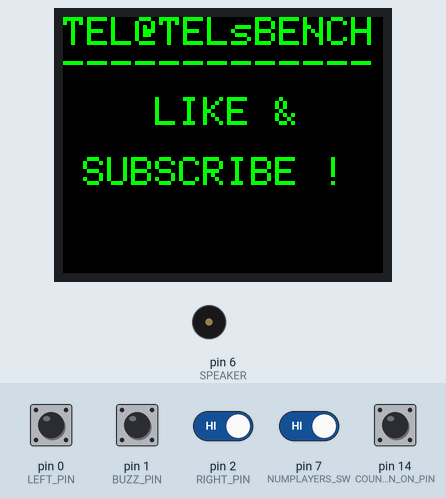
A sketch run on a simulated Arduino Uno, built with avr-gcc and run on an emulated ATmega328P. Parts: 160×128 colour display, buzzer (waves = sounding). The inputs (shaded band) are chosen by the test bench; at power-on: pin 0 (LEFT_PIN), pin 1 (BUZZ_PIN), pin 2 (RIGHT_PIN), pin 7 (NUMPLAYERS_SW), pin 14 (COUNTDOWN_ON_PIN) HIGH. Random numbers use the default seed unless the sketch sets one.

Above: at 3.3 s.
At 8.0 s:
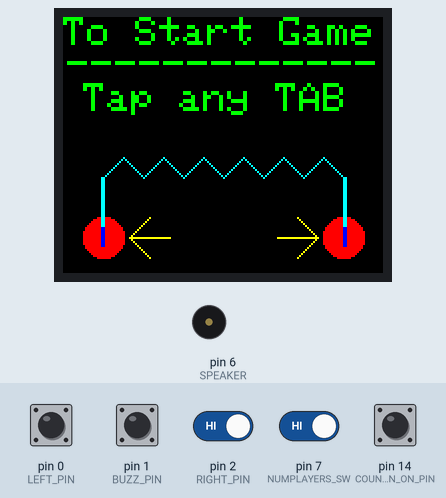
8.1 s: pin 0 (LEFT_PIN) pulled LOW for 0.2 s
At 9.1 s:
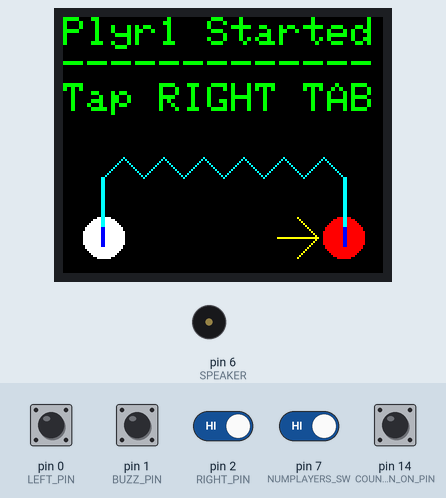
9.9 s: pin 2 (RIGHT_PIN) driven LOW and pin 7 (NUMPLAYERS_SW) driven LOW
At 13.6 s:
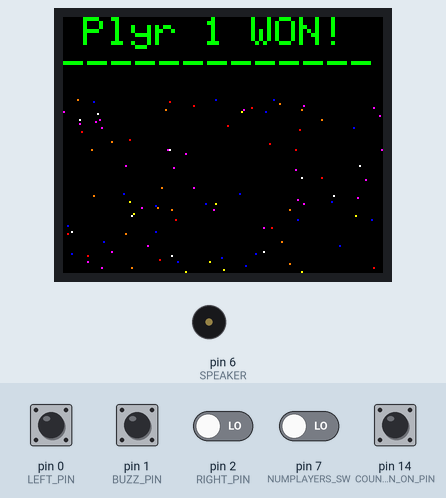
Timing chart, 0 to 27.9 s (numbered marks = the images above; inputs shaded):
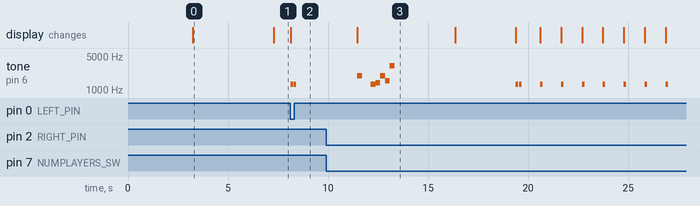

The sketch:

BuzzWire-ArduinoNano.ino
```cpp
#include <arduino.h>
#include "MyDisplay.h"
#include <anyrtttl.h>

MyDisplay myScreen;

//RTTTL Tunes
const char * SoundAttention = "attention:d=8,o=6,b=240:8e,32p,8e";
const char * SoundTick      = "tick:d=8,o=6,b=240:8e";
const char * SoundLose     = "lose:d=4,o=4,b=160:d4#";
const char * SoundWin       = "win:d=16,0=6:b=120;e,f,b,g,g7";

//Global game vars
int TURN=1,PL1WON=0,PL1LOST=0,PL2WON=0,PL2LOST=0,NUMPLAYERS=1;
uint16_t TARGET=0;
bool GAMEWON=true,GAMELOST=false;
String CurrPlyrName ="";
String PL1NAME="Player1";
String PL2NAME="Player2";


//Values expected at input PORTD Left/Right TABS or Buzzwire
//when masked with 0x0007
const uint16_t LEFT =  6;
const uint16_t BUZZ  = 5;
const uint16_t RIGHT = 3;

//TAB AND BUZZ Pin allocations
#define LEFT_PIN  0         //PORT-D D0
#define BUZZ_PIN  1         //PORT-D D1
#define RIGHT_PIN 2         //PORT-D D2
#define NUMPLAYERS_SW 7     //PORT-D D7
#define COUNTDOWN_ON_PIN 14 //D14 (A0)

//Toughness and Skill
bool COUNTDOWN_ON   = false;
long SkillLevel = 1;  // 1 - 4

//Speaker Out Pin
#define SPEAKER 6  //PORT-D D6

//Prototype Signatures
void PlayWin();
void PlayLose();
void PlayAttention( bool once = false);
void InstructionsAndStart();
void playerResult(bool hasWon);
byte GetBuzzOrTap(bool tapOnly);
String GetTargetString(int target);
unsigned int GetTimoutInSeconds();

void setup() {


  //Number of players  LOW = 1 Player HIGH = 2 Players
  pinMode(NUMPLAYERS_SW,INPUT_PULLUP);
  NUMPLAYERS = digitalRead(NUMPLAYERS_SW) == LOW ? 1 : 2;

  //Countdown on pin ( off by default )
  pinMode(COUNTDOWN_ON_PIN,INPUT_PULLUP);
  COUNTDOWN_ON=digitalRead(COUNTDOWN_ON_PIN);

  pinMode(SPEAKER, OUTPUT);

  //CONTROLLER INPORT PORT IS PORT 'D'
  pinMode(LEFT_PIN,INPUT_PULLUP);
  pinMode(BUZZ_PIN,INPUT_PULLUP);
  pinMode(RIGHT_PIN,INPUT_PULLUP);

  myScreen.tftSetup();
  myScreen.clearScreen();
  InstructionsAndStart();

}

uint16_t inByte=0;
unsigned int timeoutSeconds;
unsigned long startMillis;
bool timeForClockUpdate;
bool timedOut;
void loop()
{
  startMillis = millis();
  timeoutSeconds = GetTimoutInSeconds();
  timedOut = false;

  do
  {
    inByte=PIND & 0x0007;

    if(COUNTDOWN_ON && (millis() - startMillis)/920 >=1 && !timedOut )
    {
      if(timeoutSeconds>=0) myScreen.WriteCountdownValue (String(timeoutSeconds));
      if(timeoutSeconds>0) timeoutSeconds--;
      PlayAttention(true);
      startMillis=millis();
      timedOut = timeoutSeconds==0 ?true : false;
    }

  } while(inByte!=TARGET &&  inByte!=BUZZ && !timedOut );

   if( timedOut )
   {
    //timed out
     playerResult(false);
   }
    else
   {
      if(inByte==TARGET)
      playerResult(true);
    else
      playerResult(false);
   }

}

//PlayTimeout
unsigned int GetTimoutInSeconds()
{

    switch (SkillLevel)
    {
    case 1 :
      return 60;

    case 2 :
      return 40;

    case 3 :
    return 20;

    case 4 :
    return 10;

    default:
      return 5;
    }

}

//GameWorks
void playerResult(bool hasWon )
{
  String tabDollar=GetTargetString(TARGET);

  if(!hasWon) //If LOST, Make player continue to TARGET TAB
  {
    myScreen.ShowLostContinueToTAB(tabDollar,TURN);
    PlayLose();
    while ((PIND & 0x0007)!= TARGET){};
  }

  String targetDollar =GetTargetString(TARGET);
  if(hasWon)
  {
    myScreen.ShowWon(TURN);
    PlayWin();
    delay(3000);
  }

  // ( PLAYER 1 )
  if(TURN==1 && hasWon)  {PL1WON=PL1WON+1;}// CurrPlyrName = PL1NAME;}
  if(TURN==1 && !hasWon) {PL1LOST=PL1LOST+1;}//CurrPlyrName = PL1NAME;}

  // ( PLAYER 2)
  if(TURN==2 && hasWon)  {PL2WON=PL2WON+1; }//CurrPlyrName = PL2NAME;}
  if(TURN==2 && !hasWon) {PL2LOST=PL2LOST+1;} //CurrPlyrName=PL2NAME;}

  myScreen.ShowStats(PL1WON,PL1LOST,PL2WON,PL2LOST);
  delay(3000);

  //SWAP TARGETS and SHow Next Target
  if(TARGET==LEFT) TARGET=RIGHT; else TARGET=LEFT;

  //SWAP TURNS IF REQUIRED
  if(TURN==1 && NUMPLAYERS==2) TURN=2; else TURN=1;

  myScreen.ShowAdvanceToTAB(GetTargetString(TARGET),TURN);
  PlayAttention();
}

//Sounds
void PlayAttention(bool once){
  if(once)
   anyrtttl::blocking::play(SPEAKER, SoundTick);
  else
    anyrtttl::blocking::play(SPEAKER, SoundAttention);
};

void PlayLose(){
  anyrtttl::blocking::play(SPEAKER, SoundLose);
};
void PlayWin(){

  anyrtttl::blocking::play(SPEAKER, SoundWin);
}

void InstructionsAndStart()
{
   myScreen.ShowCredits();
   delay(3000);
   myScreen.ShowLikeAndSubscribe();
  delay(4000);
  myScreen.ShowStartGotoNearestTAB();

  TARGET=GetBuzzOrTap(true);
  String tabName = TARGET==LEFT ? "RIGHT" : "LEFT";
  TARGET=(TARGET==LEFT ? RIGHT : LEFT);
  myScreen.ShowAdvanceToTAB(tabName,1);
  PlayAttention();
  delay(3000);
}

byte GetBuzzOrTap(bool tapOnly)
{
  bool found;
  byte T=0;
  byte S=0;
  while(!found)
  {
    // GET T FROM PORT X??
    T= PIND & 0x0007;
    if(T==LEFT)  S=LEFT;
    if(T==RIGHT) S=RIGHT;
    if(T==BUZZ)  S=BUZZ;
    if(tapOnly && S==BUZZ) S=0; // REM prevents BUZZ When Taponly
    found = (S==BUZZ || S==LEFT || S==RIGHT);
  }
  return S;
}

String GetTargetString(int target)
{
    return  target==LEFT ? "LEFT" : "RIGHT";
}
```

MyDisplay.cpp
```cpp
// (licence header left out)
#include <Adafruit_GFX.h>    // Core graphics library
#include "MyDisplay.h"

MyDisplay::MyDisplay()
{
 tft = new ::Adafruit_ST7735(TFT_CS,TFT_DC,TFT_RST);
}

void MyDisplay::clearScreen()
{
    tft->fillScreen(ST7735_BLACK);
}

void MyDisplay::tftSetup()
{
 tft->initR(INITR_BLACKTAB);
 tft->setRotation(3);
 tft->fillScreen(ST7735_BLACK);
 tft->setTextWrap(true);
 tft->setTextColor(ST7735_CYAN, ST7735_BLACK);
}

void MyDisplay::ShowCredits()
{
    clearScreen();
    tft->setTextWrap(false);
    tft->setCursor(0,0);
    tft->setTextSize(2);
    tft->setTextColor(ST7735_GREEN);
    tft->print("TEL@TELsBENCH");
    tft->setCursor(0,16);
    tft->print("-------------");
    tft->setCursor(46,40);
    tft->print("By TEL");
    tft->setCursor(21,70);
    tft->print("March 2024");

}


void MyDisplay::ShowLikeAndSubscribe()
{
    clearScreen();
    tft->setTextWrap(false);
    tft->setCursor(0,0);
    tft->setTextSize(2);
    tft->setTextColor(ST7735_GREEN);
    tft->print("TEL@TELsBENCH");
    tft->setCursor(0,16);
    tft->print("-------------");
    tft->setCursor(46,40);
    tft->print("LIKE &");
    tft->setCursor(10,70);
    tft->print("SUBSCRIBE !");

}

void MyDisplay::showInstructions()
{
    clearScreen();
    tft->setTextWrap(true);
    tft->setTextSize(2);
    tft->setTextColor(ST7735_GREEN);
    tft->setCursor(20,0);
    tft->print("BUZZ GAME");
    tft->setCursor(20,16);
    tft->print("---------");
    tft->setCursor(0,27);
    tft->print("Get from one TAB to other with no wire Touch/Buzz.");
    tft->setTextWrap(false);
}

void MyDisplay::ShowStats(int pl1Won,int pl1Lost,int pl2Won, int pl2Lost)
{

    clearScreen();
    tft->setTextSize(2);
    tft->setTextColor(ST7735_GREEN);
    tft->setCursor(10,0);
    tft->print("GAME SCORES");
    tft->setCursor(5,16);
    tft->print("------------");

    //tft->setTextSize(1);
    //COLUMN HEADERS
    tft->setCursor(43,35);
    tft->setTextColor(ST7735_CYAN);
    tft->print("PL1  PL2");

    tft->setTextColor(ST7735_CYAN);
    tft->setCursor(10,60);
    tft->print("W");
    tft->setCursor(10,85);
    tft->print("L");
    tft->setTextColor(ST7735_GREEN);

    tft->setCursor(48,60);
    tft->print(pl1Won);
    tft->setCursor(48,85);
    if( pl1Lost >0)  tft->setTextColor(ST7735_RED);
    tft->print(pl1Lost);
    tft->setTextColor(ST7735_GREEN);

    tft->setCursor(103,60);
    tft->print(pl2Won);
    tft->setCursor(103,85);
    if(pl2Lost>0) tft->setTextColor(ST7735_RED);
    tft->print(pl2Lost);
    tft->setTextColor(ST7735_GREEN);

}

void MyDisplay::ShowLostContinueToTAB(String tabPosition, int plyrNum)
{
  clearScreen();
  tft->setTextSize(2);
  tft->setTextColor(ST7735_GREEN);
  tft->setCursor(10,0);
  tft->print("Plyr " + String(plyrNum) + " LOST!");
  tft->setCursor(0,16);
  tft->print("-------------");
  tft->setCursor(0,33);
  tft->print("Tap " + tabPosition  + " TAB");
  //Draw Circles
  int16_t tabRadius =10; //int16_t screenHeight=128;

  //Do Left Tab
  if(tabPosition=="LEFT")
  {
    tft->fillCircle(20,110,tabRadius,ST7735_RED);
    tft->fillCircle(140,110,tabRadius,ST7735_WHITE);

    //Draw Pointer LEFT
    tft->drawLine(33,110,43,100,ST7735_YELLOW);
    tft->drawLine(33,110,43,120,ST7735_YELLOW);
    tft->drawLine(33,110,53,110,ST7735_YELLOW);
  }

  //Do Right Tab
  if(tabPosition=="RIGHT")
  {
    tft->fillCircle(140,110,tabRadius,ST7735_RED);
    tft->fillCircle(20,110,tabRadius,ST7735_WHITE);

    //Draw pointer RIGHT
    tft->drawLine(127,110,117,100,ST7735_YELLOW);
    tft->drawLine(127,110,117,120,ST7735_YELLOW);
    tft->drawLine(127,110,107,110,ST7735_YELLOW);
  }

  //Draw VirticalBuzzStruts
  tft->fillRoundRect(19, 90,2, 25, 0, ST7735_BLUE);
  tft->fillRoundRect(140, 90,2, 25, 0, ST7735_BLUE);
  tft->fillRoundRect(19, 80,2, 25, 0, ST7735_CYAN);
  tft->fillRoundRect(140, 80,2, 25, 0, ST7735_CYAN);

  //Draw BuzzWire
  tft->drawLine(20,80,30,70,ST7735_CYAN);
  tft->drawLine(30,70,40,80,ST7735_CYAN);
  tft->drawLine(40,80,50,70,ST7735_CYAN);
  tft->drawLine(50,70,60,80,ST7735_CYAN);
  tft->drawLine(60,80,70,70,ST7735_CYAN);
  tft->drawLine(70,70,80,80,ST7735_CYAN);
  tft->drawLine(80,80,90,70,ST7735_CYAN);
  tft->drawLine(90,70,100,80,ST7735_CYAN);
  tft->drawLine(100,80,110,70,ST7735_CYAN);
  tft->drawLine(110,70,120,80,ST7735_CYAN);
  tft->drawLine(120,80,130,70,ST7735_CYAN);
  tft->drawLine(130,70,140,80,ST7735_CYAN);

  //Reset Default Text Color
  tft->setTextColor(ST7735_GREEN);
}

void MyDisplay::ShowWon(int plyrNum)
{
  clearScreen();
  tft->setTextSize(2);
  tft->setTextColor(ST7735_GREEN);
  tft->setCursor(10,0);
  tft->print("Plyr " + String(plyrNum) + " WON!");
  tft->setCursor(0,16);
  tft->print("-------------");

  //Plots Galaxy Colored Stars
  int ySpace=88;
  uint16_t colors[6] ={0xFFFF,0xF800,0x001F,0xF81F,0xFFE0,0xFC00};

   for( int i=1 ; i<100;i++)
   {
      srand(millis());
      int x= random(160);
      int y= random(ySpace);
      int randColor = random(6);
      int col = colors[randColor];
      tft->drawPixel(x,y+40,col);
   }

}

void MyDisplay::ShowStartGotoNearestTAB()
{
  clearScreen();
  tft->setTextSize(2);
  tft->setTextColor(ST7735_GREEN);
  tft->setCursor(0,0);
  tft->print("To Start Game");
  tft->setCursor(2,16);
  tft->print("-------------");
  tft->setCursor(10,33);
  tft->print("Tap any TAB");

  //Draw Circles
  int16_t tabRadius =10; //int16_t screenHeight=128;

  //DRAW TABS
  tft->fillCircle(20,110,tabRadius,ST7735_RED);
  tft->fillCircle(140,110,tabRadius,ST7735_RED);

  //Draw Pointer LEFT
  tft->drawLine(33,110,43,100,ST7735_YELLOW);
  tft->drawLine(33,110,43,120,ST7735_YELLOW);
  tft->drawLine(33,110,53,110,ST7735_YELLOW);

  //Draw pointer RIGHT
  tft->drawLine(127,110,117,100,ST7735_YELLOW);
  tft->drawLine(127,110,117,120,ST7735_YELLOW);
  tft->drawLine(127,110,107,110,ST7735_YELLOW);

  //Draw VirticalBuzzStruts
  tft->fillRoundRect(19, 90,2, 25, 0, ST7735_BLUE);
  tft->fillRoundRect(140, 90,2, 25, 0, ST7735_BLUE);
  tft->fillRoundRect(19, 80,2, 25, 0, ST7735_CYAN);
  tft->fillRoundRect(140, 80,2, 25, 0, ST7735_CYAN);

  //Draw BuzzWire
  tft->drawLine(20,80,30,70,ST7735_CYAN);
  tft->drawLine(30,70,40,80,ST7735_CYAN);
  tft->drawLine(40,80,50,70,ST7735_CYAN);
  tft->drawLine(50,70,60,80,ST7735_CYAN);
  tft->drawLine(60,80,70,70,ST7735_CYAN);
  tft->drawLine(70,70,80,80,ST7735_CYAN);
  tft->drawLine(80,80,90,70,ST7735_CYAN);
  tft->drawLine(90,70,100,80,ST7735_CYAN);
  tft->drawLine(100,80,110,70,ST7735_CYAN);
  tft->drawLine(110,70,120,80,ST7735_CYAN);
  tft->drawLine(120,80,130,70,ST7735_CYAN);
  tft->drawLine(130,70,140,80,ST7735_CYAN);

  //Reset Default Text Color
  tft->setTextColor(ST7735_GREEN);

}

void MyDisplay::ShowAdvanceToTAB(String tabPosition, int playerNum)
{
   String playerName=playerNum==1 ? "Plyr1" : "Plyr2";

  clearScreen();
  tft->setTextSize(2);
  tft->setTextColor(ST7735_GREEN);
  tft->setCursor(0,0);
  tft->print( String( playerName + " Started"));
  tft->setCursor(0,16);
  tft->print("-------------");
  tft->setCursor(0,33);
  tft->print("Tap " + tabPosition  + " TAB");
  //Draw Circles
  int16_t tabRadius =10; //int16_t screenHeight=128;

  //Do Left Tab
  if(tabPosition=="LEFT")
  {
    tft->fillCircle(20,110,tabRadius,ST7735_RED);
    tft->fillCircle(140,110,tabRadius,ST7735_WHITE);

    //Draw Pointer LEFT
    tft->drawLine(33,110,43,100,ST7735_YELLOW);
    tft->drawLine(33,110,43,120,ST7735_YELLOW);
    tft->drawLine(33,110,53,110,ST7735_YELLOW);
  }

  //Do Right Tab
  if(tabPosition=="RIGHT")
  {
    tft->fillCircle(140,110,tabRadius,ST7735_RED);
    tft->fillCircle(20,110,tabRadius,ST7735_WHITE);

    //Draw pointer RIGHT
    tft->drawLine(127,110,117,100,ST7735_YELLOW);
    tft->drawLine(127,110,117,120,ST7735_YELLOW);
    tft->drawLine(127,110,107,110,ST7735_YELLOW);
  }

  //Draw VirticalBuzzStruts
  tft->fillRoundRect(19, 90,2, 25, 0, ST7735_BLUE);
  tft->fillRoundRect(140, 90,2, 25, 0, ST7735_BLUE);
  tft->fillRoundRect(19, 80,2, 25, 0, ST7735_CYAN);
  tft->fillRoundRect(140, 80,2, 25, 0, ST7735_CYAN);

  //Draw BuzzWire
  tft->drawLine(20,80,30,70,ST7735_CYAN);
  tft->drawLine(30,70,40,80,ST7735_CYAN);
  tft->drawLine(40,80,50,70,ST7735_CYAN);
  tft->drawLine(50,70,60,80,ST7735_CYAN);
  tft->drawLine(60,80,70,70,ST7735_CYAN);
  tft->drawLine(70,70,80,80,ST7735_CYAN);
  tft->drawLine(80,80,90,70,ST7735_CYAN);
  tft->drawLine(90,70,100,80,ST7735_CYAN);
  tft->drawLine(100,80,110,70,ST7735_CYAN);
  tft->drawLine(110,70,120,80,ST7735_CYAN);
  tft->drawLine(120,80,130,70,ST7735_CYAN);
  tft->drawLine(130,70,140,80,ST7735_CYAN);

  //Reset Default Text Color
  tft->setTextColor(ST7735_GREEN);


}


void MyDisplay::PrepCountDownScreen(int playerNum )
{

  clearScreen();
  tft->setTextSize(2);
  tft->setTextColor(ST7735_GREEN);
  tft->setCursor(10,0);
  tft->print("COUNTDOWN");
  tft->setCursor(0,16);
  tft->print("-------------");

}
void MyDisplay::WriteCountdownValue(String outstandingSeconds)
{
     int xbase=60,ybase=100;
     int xtop=35,ytop=60;

     tft->fillRect(xbase,ybase,xtop,ytop, ST7735_BLACK);
     tft->setTextSize(3);
     tft->setTextColor(ST7735_ORANGE);
     tft->setCursor(xbase,ybase);
     tft->print(outstandingSeconds);
     tft->setTextSize(2);
}
```

MyDisplay.h
```cpp
// (licence header left out)
#ifndef MyDisplay_h
#define MyDisplay_h

#include <Arduino.h>
#include <Adafruit_GFX.h>    // Core graphics library
#include <Adafruit_ST7735.h> // Hardware-specific library
#include <SPI.h>             //Serial Peripheral Interface


class MyDisplay{

//AZ Delivery SPI - TFT-T7735 using  *AZ-DELIVERY ESP32-WROOM DEV KIT*
//===========================================
  private:
                                    //TOP TO BOTTOM
                                    //===============
                                    // ORANGE - LED 3.3V
                                    // YELLOW - SCK  GPIO_18
                                    // GREEN  - SDA  GPIO_23
    #define TFT_DC    GPIOR03       // BLUE   - AO   GPIO_2
    #define TFT_RST   GPIOR04       // purple  - RST GPIO_4
    #define TFT_CS    GPIOR05      // GRAY   - CS   GPIO_5
                                    // WHITE  - GND GND
                                    // BLACK  - VCC 3.3V

  Adafruit_ST7735 * tft;

  public:
    MyDisplay( );
    void clearScreen();
    void tftSetup();
    void showInstructions();
    void ShowCredits();
    void ShowStats(int pl1Won,int pl1Lost,int pl2Won, int pl2Lost);
    void ShowStartGotoNearestTAB();
    void ShowLostContinueToTAB(String tabPosition,int plyrNum);
    void ShowWon(int plyrNum);
    void ShowAdvanceToTAB(String tabPosition,int playerNum);
    void PrepCountDownScreen(int playerNum);
    void WriteCountdownValue(String outstandingSeconds);
    void MyDisplay::ShowLikeAndSubscribe();


};

#endif
```

Measured:
- after the input at 8.1 s, tone on pin 6 (SPEAKER): alternates 1318 Hz for 0.13 s and silent for 0.03 s, 4 changes in all, then stays silent, starting at once; the display: changes at once (image 2)
- what the display in image 0 shows lasts 4.1 s, from 3.2 s to 7.3 s
